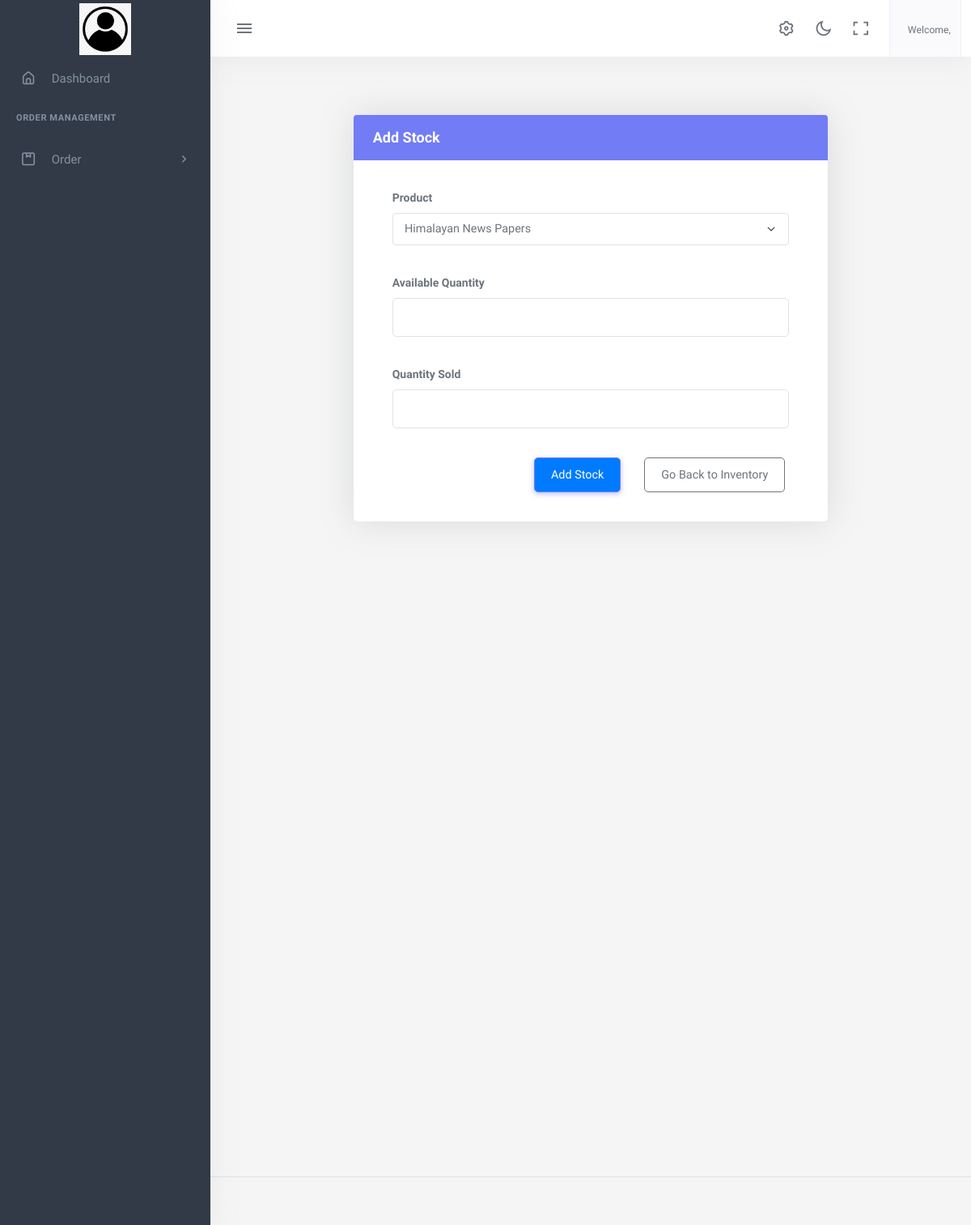
The app's page /inventory-add, older data.
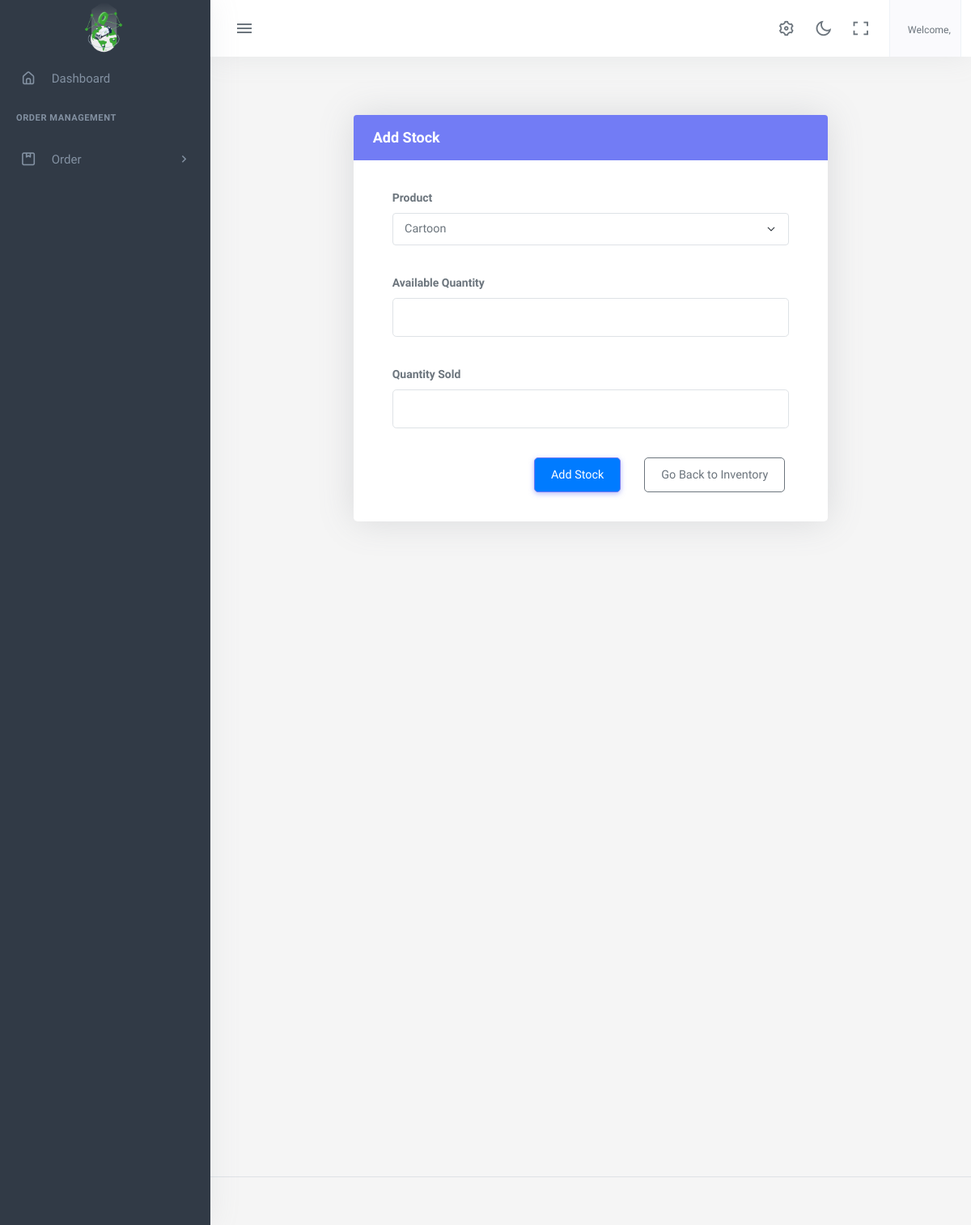
The same page, newer data.
### app2/models.py (models this page shows)
class AboutUS(models.Model):
    company_name=models.CharField(max_length=100)
    logo= models.ImageField(upload_to='logoimage/')
    address = models.CharField(max_length=1000)
    email = models.EmailField()
    contactNo= models.CharField(max_length=15)
    class Meta:
        ordering =['-id']

### app2/views.py (the view, shortened to what this page needs)
# urls.py: path('inventory-add',views.inventory_add,name="inventory_add"),
def inventory_add(request):
    products= Product.objects.all()
    return render(request,'app2/stockAdd.html',{'products':products})

### app2/context_processors.py (called while the page is built)
def aboutus(request):
    pick_Up_Plans=Pick_Up_Plan.objects.all()
    aboutus = AboutUS.objects.first()
    return {'contact': aboutus,'details':pick_Up_Plans,'company':aboutus}

def usercount(request):
    totalClient = User.objects.filter(is_user= True).count
    return ({
        'totalClient':totalClient
    })

def invoice(request):
    received_orders = Order.objects.filter(order_status='received')
    paid_amount = received_orders.aggregate(total_cost=Sum('totalPrice'))['total_cost'] or 0
    order = Order.objects.all().count
    unreceived_orders = Order.objects.exclude(Q(order_status='received') | Q(order_status='pending'))
    unpaid_amount = unreceived_orders.aggregate(total_cost=Sum('totalPrice'))['total_cost'] or 0
    return({
        'paidamount':paid_amount,
        'totalOrders':order,
        'unpaidamount':unpaid_amount
    })

def notification(request):
    notifications = Pick_Up_Plan.objects.filter(date=datetime.today())
    return({
        'notifications':notifications
    })

### app2/templates/app2/stockAdd.html (shortened to what this page needs)
{% extends 'app2/base.html' %}
{% load static %}
{% block body %}
<div class="content-page">
    <div class="content">
        <div class="container-fluid pt-5">
            <div class="row justify-content-center">
                <div class="col-lg-8 col-md-10 col-sm-12">
                    <div class="card card-default rounded-3 shadow-lg">
                        <div class="card-header bg-primary text-white">
                            <div class="d-flex w-100 align-items-center justify-content-between">
                                <h4 class="card-title fw-bold mb-0">Add Stock</h4>
                            </div>
                        </div>
                        <div class="card-body p-4">
                            <div class="container-fluid">
                                <form method="POST" action="{% url 'dashboard:inventory_add' %}">
                                    <div class="mb-4">
                                        <label for="product_name" class="form-label fw-bold">Product</label>
                                        <select class="form-select form-control-lg" id="product_name" name="product_name" required>
                                            {% for product in products %}
                                                <option value="{{ product.product_name }}">{{ product.product_name }}</option>
                                            {% endfor %}
                                        </select>
                                    </div>
                                    <div class="mb-4">
                                        <label for="quantity" class="form-label fw-bold">Available Quantity</label>
                                        <input type="number" class="form-control form-control-lg" id="quantity" name="quantity" step="any" required>
                                    </div>
                                    <div class="mb-4">
                                        <label for="sold_quantity" class="form-label fw-bold">Quantity Sold</label>
                                        <input type="number" class="form-control form-control-lg" id="sold_quantity" name="sold_quantity" step="any" required>
                                    </div>
                                    <div class="d-grid gap-2 d-md-flex justify-content-md-end mt-4">
                                        <button type="submit" class="btn btn-primary btn-md me-md-2">
                                           </i>Add Stock
                                        </button>
                                        <a href="/inventory" class="btn btn-outline-secondary btn-md ">
                                        Go Back to Inventory
                                        </a>
                                    </div>
                                </form>
                            </div>
                        </div>
                    </div>
                </div>
            </div>
        </div>
    </div>
</div>
{% endblock %}

### app2/templates/app2/base.html (shortened to what the changed rows need)
{% load static %}
<!DOCTYPE html>
<html lang="en">
    <head>
        <link rel="stylesheet" href="{% static 'app2/assets/vendor/jquery-toast-plugin/jquery.toast.min.css'%}">
        <link href="{% static 'app2/assets/css/app-saas.min.css'%}" rel="stylesheet" type="text/css" id="app-style" />
        <link href="{% static 'app2/assets/css/icons.min.css'%}" rel="stylesheet" type="text/css" />
        <link href="{% static 'app2/assets/vendor/bootstrap-datepicker/css/bootstrap-datepicker.min.css'%}" rel="stylesheet" type="text/css" />
        <link href="{% static 'app2/assets/vendor/select2/css/select2.min.css'%}" rel="stylesheet" type="text/css" />
        <link href="{% static 'app2/assets/vendor/datatables.net-bs5/css/dataTables.bootstrap5.min.css'%}" rel="stylesheet" type="text/css" />
        <link href="{% static 'app2/assets/vendor/datatables.net-responsive-bs5/css/responsive.bootstrap5.min.css'%}" rel="stylesheet" type="text/css" />
        <link href="{% static 'app2/assets/css/app-saas.min.css'%}" rel="stylesheet" type="text/css" id="app-style" />
        <link href="{% static 'app2/assets/css/icons.min.css'%}" rel="stylesheet" type="text/css" />
        <link rel="stylesheet" href="https://cdnjs.cloudflare.com/ajax/libs/font-awesome/6.0.0/css/all.min.css">
        <link href="https://cdn.jsdelivr.net/npm/summernote@0.8.16/dist/summernote-lite.min.css" rel="stylesheet">
    </head>
    <link rel="stylesheet" href="https://maxcdn.bootstrapcdn.com/font-awesome/4.7.0/css/font-awesome.min.css">
    <body>
        <div class="wrapper">
            <div class="leftside-menu">
                <a href="{% url 'dashboard:index' %}" class="logo logo-light">
                    <span class="logo-lg">
                        <img src="{{company.logo.url}}" alt="logo" style="height: 64px;">
                    </span>
                </a>
            </div>
  {% block body %}
  {% endblock  %}
    </div>
                        </body>
                        </html>

Row changes from the older to the newer data that the page shows:
changed AboutUS: logo: picture added in place of a placeholder
Text that changed along with them:
form field product_name: "Himalayan News Papers" → "Cartoon"
